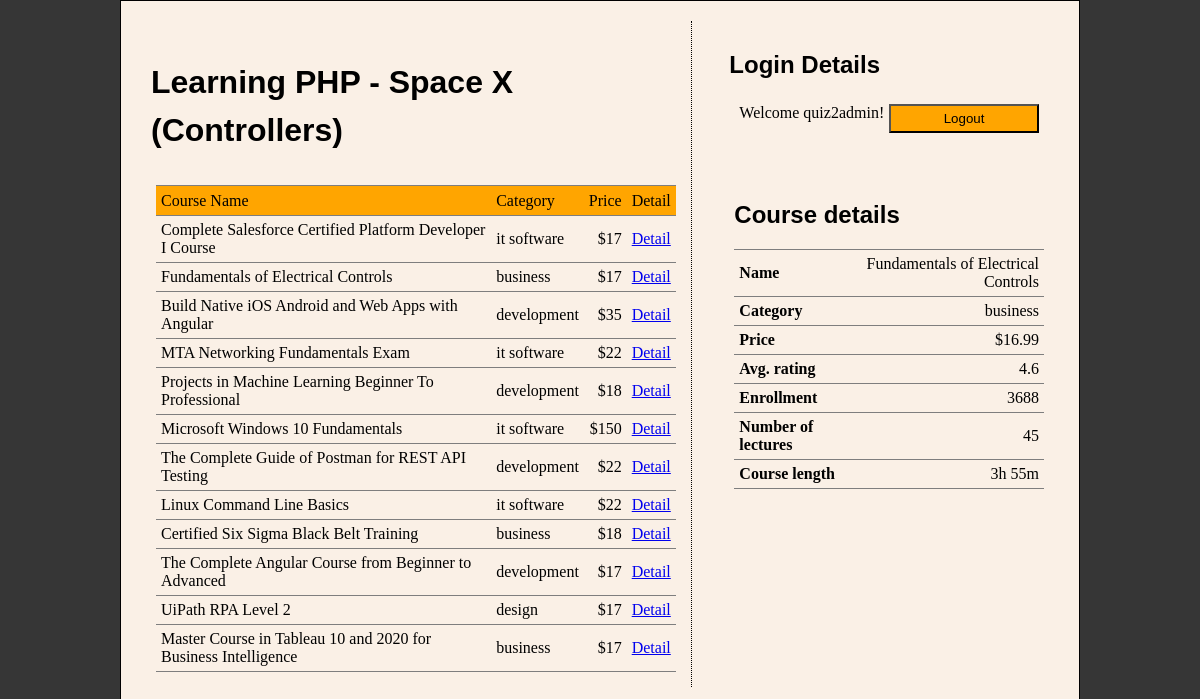
Page /index.php?action=get&id=2 (signed in) on the committed database.
### tables this page shows
CREATE TABLE course
( 
  id INT NOT NULL AUTO_INCREMENT PRIMARY KEY,
  course_name CHAR(100) not null,
  category CHAR(15) not null,
  avg_rating FLOAT(6,2),
  enrollment INT,
  price FLOAT(6,2),
  num_lectures INT,
  course_length CHAR(10)
);

### inc/Utility/PDOService.class.php (called while the page is built, shortened)
<?php
class PDOService  {
    private $host = DB_HOST;
    private $user = DB_USER;
    private $password = DB_PASS;
    private $dbname = DB_NAME;
    private $dbport = DB_PORT;
    private $className = "";
    private $stmt;
    private $pdo;
    public function __construct(string $className)  {
            $this->className = $className;
            $this->dsn = "mysql:host={$this->host};dbname={$this->dbname};port={$this->dbport}";
            $options = array(
                PDO::ATTR_PERSISTENT => true,
                PDO::ATTR_ERRMODE => PDO::ERRMODE_EXCEPTION
            );
            try {
                $this->pdo = new PDO($this->dsn, $this->user, $this->password, $options);
            } catch (Exception $ex) {
                $this->error = $ex->getMessage();
                echo $this->error;
        }
    }
    public function query(string $query)    {
        $this->stmt  = $this->pdo->prepare($query);
    }
    public function bind($param, $value, $type = null){
        if (is_null($type)) {
            switch (true) {
                case is_int($value):
                $type = PDO::PARAM_INT;
                break;
                }
        }
        $this->stmt->bindValue($param, $value, $type);
    }
    public function execute($data = null)   {
        if (is_null($data)) {
            return $this->stmt->execute();
        } else {
            return $this->stmt->execute($data);
        }
    }
    public function singleResult()  {
        $this->stmt->setFetchMode(PDO::FETCH_CLASS, $this->className);
        return $this->stmt->fetch(PDO::FETCH_CLASS);
    }
    public function multipleResults()  {
        return $this->stmt->fetchAll(PDO::FETCH_CLASS, $this->className);
    }
}
?>

### inc/Utility/CourseDAO.class.php (called while the page is built, shortened)
<?php
class CourseDAO
{
    private static $db;
    static function init()
    {
        self::$db = new PDOService("Course");
    }
    static function getCourse(int $cid)
    {
        $selectSQL = "SELECT * FROM course WHERE id=:id";
        self::$db->query($selectSQL);
        self::$db->bind(':id', $cid);
        self::$db->execute();
        return self::$db->singleResult();
    }
    static function getCourses(string $sortby = null, string $sort = null)
    {
        $selectSQL = "SELECT * FROM course";
        self::$db->query($selectSQL);
        self::$db->execute();
        return self::$db->multipleResults();
    }
}

### inc/Entity/Course.class.php (called while the page is built)
<?php
class Course
{
    private $id;
    private $course_name;
    private $category;
    private $avg_rating;
    private $enrollment;
    private $price;
    private $num_lectures;
    private $course_length;
    function getId()
    {
        return $this->id;
    }
    function getCourseName()
    {
        return $this->course_name;
    }
    function getCategory()
    {
        return $this->category;
    }
    function getAvgRating()
    {
        return $this->avg_rating;
    }
    function getEnrollment()
    {
        return $this->enrollment;
    }
    function getPrice()
    {
        return $this->price;
    }
    function getNumLectures()
    {
        return $this->num_lectures;
    }
    function getCourseLength()
    {
        return $this->course_length;
    }
}
?>

### inc/Entity/Page.class.php (the view, shortened to what this page needs)
<?php
class Page
{
    public static $heading = "Learning PHP";
    public static $studentID = "Controllers";
    public static $studentName = "Space X";
    static function header()
    {
        ?>
        <!DOCTYPE html>
        <html>
        <head>
            <link rel="stylesheet" href="css/styles.css">
        </head>
        <body>
            <?php
    }
    static function footer()
    {
        ?>
        </body>
        </html>
        <?php
    }
    static function displayCourseDetail(Course $course)
    {
        $formattedPrice = "$" . number_format($course->getPrice(), 2);
        ?>
        <section class="detail">
            <div>
                <h2>Course details</h2>
                <table>
                    <tr>
                        <th>Name</th>
                        <td><?= $course->getCourseName() ?></td>
                    </tr>
                    <tr>
                        <th>Category</th>
                        <td><?= $course->getCategory() ?></td>
                    </tr>
                    <tr>
                        <th>Price</th>
                        <td><?= $formattedPrice ?></td>
                    </tr>
                    <tr>
                        <th>Avg. rating</th>
                        <td><?= $course->getAvgRating() ?></td>
                    </tr>
                    <tr>
                        <th>Enrollment</th>
                        <td><?= $course->getEnrollment() ?></td>
                    </tr>
                    <tr>
                        <th>Number of lectures</th>
                        <td><?= $course->getNumLectures() ?></td>
                    </tr>
                    <tr>
                        <th>Course length</th>
                        <td><?= $course->getCourseLength() ?></td>
                    </tr>
                </table>
            </div>
        </section>
        <?php
    }
    static function displayTable(array $courses)
    {
        $isLoggedIn = isset($_SESSION["username"]);
        ?>
        <section class="main">
            <h1><?= self::$heading . " - " . self::$studentName . " (" . self::$studentID . ")" ?></h1>
            <div>
                <table>
                    <thead>
                        <tr>
                            <td>Course Name</td>
                            <td>Category</td>
                            <td>Price</td>
                            <?php
                            if ($isLoggedIn) {
                                ?>
                                <td>Detail</td>
                                <?php
                            }
                            ?>
                        </tr>
                    </thead>
                    <tbody>
                        <?php
                        foreach ($courses as $course) {
                            $formattedPrice = "$" . number_format($course->getPrice(), 0);
                            ?>
                            <tr>
                                <td><?= $course->getCourseName() ?></td>
                                <td><?= $course->getCategory() ?></td>
                                <td><?= $formattedPrice ?></td>
                                <?php
                                if ($isLoggedIn) {
                                    ?>
                                    <td><a href="<?= $_SERVER['PHP_SELF'] ?>?action=get&id=<?= $course->getId() ?>">Detail</a></td>
                                    <?php
                                }
                                ?>
                            </tr>
                            <?php
                        }
                        ?>
                    </tbody>
                </table>
            </div>
        </section>
        <?php
    }
        ?>
        <?php
    static function displayLogoutForm()
    {
        ?>
        <section class="logout">
            <h2>Login Details</h2>
            <form method="post">
                <div>
                    <span>Welcome <?= $_SESSION["username"] ?>!</span>
                    <input type="submit" name="logout" value="Logout">
                </div>
            </form>
        </section>
        <?php
    }
}

### css/styles.css (style rules this page uses)
* { box-sizing: border-box; }
html { background-color: rgb(54, 54, 54); }
body { background-color: linen; border: 1px solid black; display: table; width: 80%; margin: auto; min-height: 500px; padding: 20px; }
section { padding: 10px; }
section.main { float: left; width: 60%; min-height: 400px; border-right: 1px dotted black; }
section.detail, section.login, section.logout { float: right; width: 37%; }
div { padding: 5px; }
h1 { line-height: 1.5em; font-size: 2em; font-family: Helvetica, Arial, sans-serif; }
h2 { font-family: Helvetica, Arial, sans-serif; }
table { border-collapse: collapse; padding: 5px; width: 100%; }
td, th { border-collapse: collapse; border-bottom: 1px solid rgb(126, 126, 126); padding: 5px; text-align: left; }
tr:first-child { border-top: 1px solid rgb(126, 126, 126); }
td:nth-last-child(1),td:nth-last-child(2) { text-align:right; }
thead { border-bottom: 1px solid rgb(126, 126, 126); border-top: 1px solid rgb(126, 126, 126); background-color: orange; font-size: bigger; line-height: 1.2em; }
input, select { margin-bottom: 2px; }
input[type="submit"] { padding: 5px; min-width: 50%; background-color: orange; }
form { flex: 1 2 100px; }
form > div { display: flex; flex-flow: row wrap; margin: 5px; }
form>div * { flex: 1 1 100px; }

### rows in the picture
course: course_name "Complete Salesforce Certified Platform Developer I Course", category "it software", price "$17"
course: course_name "Fundamentals of Electrical Controls", category "business", price "$17", price "$16.99", avg_rating "4.6", enrollment "3688", num_lectures "45", course_length "3h 55m"
course: course_name "Build Native iOS Android and Web Apps with Angular", category "development", price "$35"
course: course_name "MTA Networking Fundamentals Exam", category "it software", price "$22"
course: course_name "Projects in Machine Learning Beginner To Professional", category "development", price "$18"
course: course_name "Microsoft Windows 10 Fundamentals", category "it software", price "$150"
course: course_name "The Complete Guide of Postman for REST API Testing", category "development", price "$22"
course: course_name "Linux Command Line Basics", category "it software", price "$22"
course: course_name "Certified Six Sigma Black Belt Training", category "business", price "$18"
course: course_name "The Complete Angular Course from Beginner to Advanced", category "development", price "$17"
course: course_name "UiPath RPA Level 2", category "design", price "$17"
course: course_name "Master Course in Tableau 10 and 2020 for Business Intelligence", category "business", price "$17"

### other values in the picture
$_SESSION["username"] "quiz2admin"
self::$heading "Learning PHP"
self::$studentName "Space X"
self::$studentID "Controllers"
